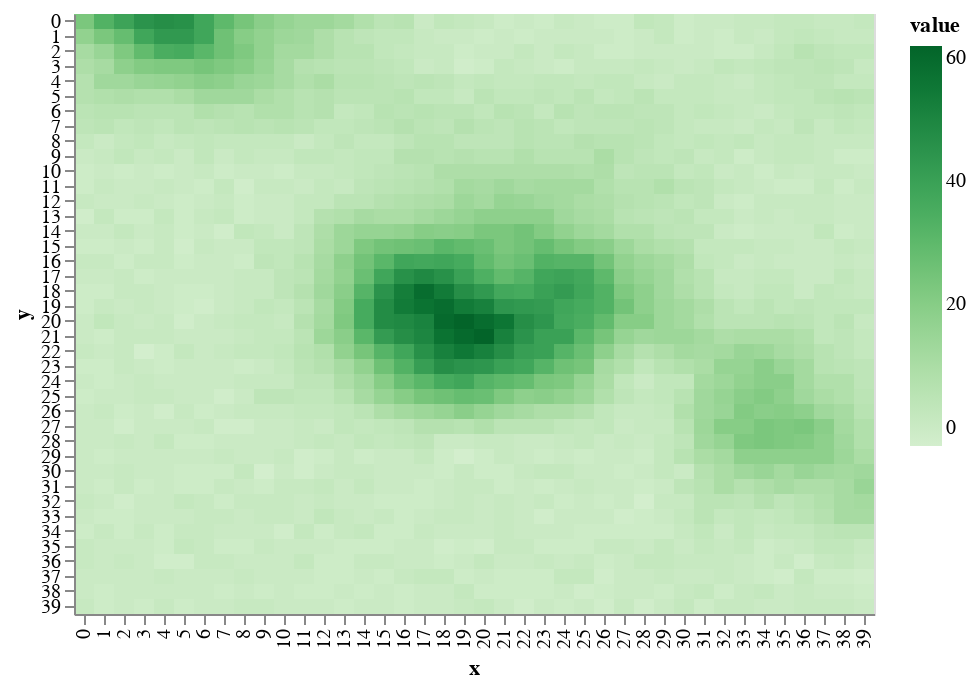

Notebook cell for this chart:
### Code cell
draw.drawTerrainHeight(world.grid_elevation)

### Figure 1 — Vega-Lite specification as saved in the notebook (floating-point values rounded to 4 significant figures; data arrays with more than 128 entries replaced by an {"elided": "..."} marker saying what was removed)
{"$schema": "https://vega.github.io/schema/vega-lite/v2.6.0.json", "config": {"view": {"height": 300, "width": 400}}, "data": {"name": "data-5dd90fb2a2d1df4f5dae589035dee9a0"}, "datasets": {"data-5dd90fb2a2d1df4f5dae589035dee9a0": {"elided": "1600 records"}}, "encoding": {"color": {"field": "value", "scale": {"scheme": "greens"}, "type": "quantitative"}, "x": {"field": "x", "type": "ordinal"}, "y": {"field": "y", "type": "ordinal"}}, "mark": "rect"}
